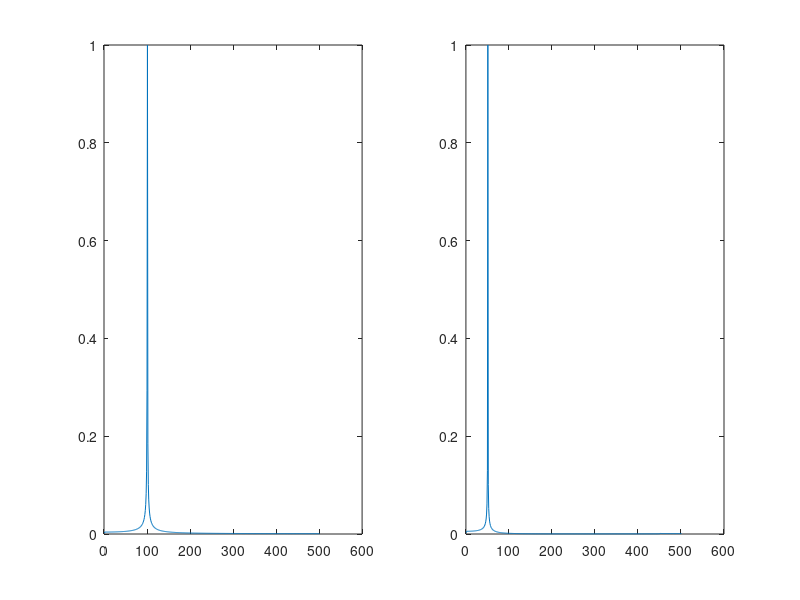

Here is the MATLAB script that generated this plot:
fin = 4400;

Ftune = 440;

Fs = 44100;            % Sampling frequency                    
T = 1/Fs;             % Sampling period       
L = 1000;             % Length of signal
t = (0:L-1)*T;        % Time vector
%Registro del saxo
Fmax = Ftune*2^(16/12);
Fmin = Ftune*2^(-20/12);
%Rango de frecuencias del aparato
Ftotmax = 20000;
Ftotmin = 400;
bwmin = 50;

filter_number = 85;
tf = 1:1:filter_number;

for i = 1:1:filter_number+1
    freq_filter(i) = (Ftotmax/Ftotmin)^(i/filter_number)*Ftotmin;
end

for i = 1:1:filter_number
    filterband(i,2) = (freq_filter(i+1)/freq_filter(i))^(i/2)*freq_filter(i);
    filterband(i,1) = freq_filter(i);
    filterband(i,3) = 2*filterband(i,2) - filterband(i,1);
    bw(i) = filterband(i,3)-filterband(i,1);
end

entrada = sin(2*pi*t*fin);

shift = fin/2;

sen_aux = sin(2*pi*t*shift);
cos_aux = cos(2*pi*t*shift);

hilbert_out = imag(hilbert(entrada));

out = (cos_aux.*entrada)+(hilbert_out.*sen_aux);
%out = (hilbert_out.*sen_aux);


for i = 1:1:37
    freq_sax(i) = Fmin*2^((i-1)/12);
end


fft_in_aux = fft(entrada);
fft_out_aux = fft(out);

f = 1:1:length(fft_in_aux)/2+1;

fft_in = 2*abs(fft_in_aux(1:length(fft_in_aux)/2+1));
fft_in(1) = fft_in_aux(1);
in_fft_plot = fft_in./max(fft_in);

fft_out = 2*abs(fft_out_aux(1:length(fft_out_aux)/2+1));
fft_out(1) = fft_out_aux(1);
out_fft_plot = fft_out./max(fft_out);

subplot(1,2,1), plot(f,abs(in_fft_plot));
subplot(1,2,2), plot(f,abs(out_fft_plot));